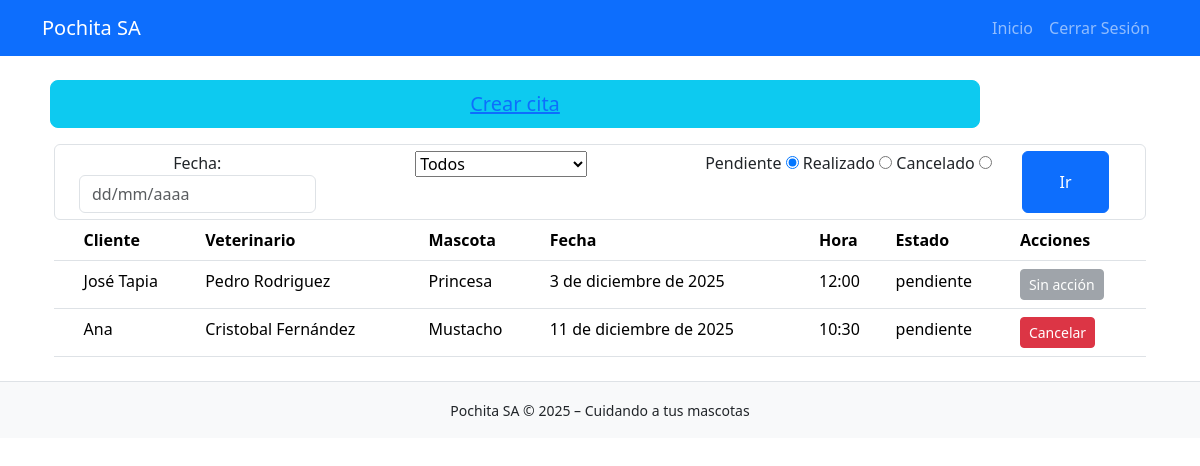
Page /horarios/ (signed in) on the committed database.
### horarios/models.py (models this page shows, shortened)
class Cita(models.Model):
    fecha = models.DateField(verbose_name="Fecha agendada")
    hora_inicial = models.IntegerField(verbose_name="Bloque inicial de cita")
    estado = models.CharField(max_length=9, choices=ESTADOS_DE_CITA, verbose_name="Estado")
    veterinario = models.ForeignKey(Veterinario, on_delete=models.CASCADE, verbose_name="Veterinario asignado")
    ficha_cliente = models.ForeignKey(FichaMascota, on_delete=models.CASCADE, verbose_name="Ficha Cliente")
    updated = models.DateTimeField(auto_now=True, verbose_name="Última vez actualizado")
    def bloques_a_tiempo(self, bloque):
        inicio_horario = datetime(self.fecha.year, self.fecha.month, self.fecha.day, 8, 0, 0, 0)
        result = inicio_horario + timedelta(minutes=(bloque - 1) * 30)
        return result.strftime('%H:%M')
    @property
    def hora_inicial_a_tiempo(self):
        return self.bloques_a_tiempo(self.hora_inicial)

### fichas_mascota/models.py (models this page shows, shortened)
class FichaMascota(models.Model):
    cliente = models.CharField(max_length=90, verbose_name="Nombre del dueño")
    mascota = models.CharField(max_length=30, verbose_name="Nombre de la mascota")
    especie = models.CharField(max_length=40, verbose_name="Especie de la mascota")
    edad = models.IntegerField(verbose_name="Edad de la mascota")
    peso = models.IntegerField(verbose_name="Peso de la mascota")
    vacunas = models.TextField(max_length=60, verbose_name="Descripción de vacunas")
    tratamientos_apli = models.TextField(max_length=200, verbose_name="Tratamientos aplicados")
    tratamientos_sig = models.TextField(max_length=100, verbose_name="Siguiente tratamiento por aplicar")
    telefono = models.CharField(max_length=15, verbose_name="Teléfono de contacto")
    created = models.DateTimeField(auto_now_add=True, verbose_name="Fecha creación")
    updated = models.DateTimeField(auto_now=True, verbose_name="Última vez actualizado")

### veterinarios/models.py (models this page shows, shortened)
class Veterinario(models.Model):
    nombre = models.CharField(max_length=120, verbose_name="Nombre de Veterinario")
    usuario = models.ForeignKey(User, on_delete=models.CASCADE, verbose_name="Cuenta de usuario")
    created = models.DateTimeField(auto_now_add=True, verbose_name="Fecha de registro")

### horarios/views.py (the view)
# urls.py: path('', views.horarios, name = "horarios"),
@login_required
def horarios(req):
    veterinario = req.GET.get('veterinario')
    if veterinario:
        veterinario = veterinario.strip()
    estado = req.GET.get('estado', None)
    lista_estados = ["realizado", "pendiente", "cancelado"]
    if estado not in lista_estados: estado = "pendiente"
    fecha = localtime().date()
    try:
        fecha_str = req.GET.get('fecha', None)
        fecha = datetime.strptime(fecha_str, "%d/%m/%Y").date()
        fecha_max = fecha
    except:
        fecha = date(fecha.year, fecha.month, 1)
        fecha_max = fecha + relativedelta(months=1)
        fecha_max = date(
            fecha_max.year,
            fecha_max.month,
            calendar.monthrange(fecha_max.year, fecha_max.month)[1]
        )
    if(veterinario): citas = Cita.objects.filter(fecha__range = (fecha, fecha_max), estado = estado, veterinario__id = veterinario).order_by('fecha')
    else: citas = Cita.objects.filter(fecha__range = (fecha, fecha_max), estado = estado).order_by('fecha')
    veterinarios = Veterinario.objects.all().order_by('id')
    try: vet_loggeado = Veterinario.objects.get(usuario__id = req.user.id)
    except: vet_loggeado = None
    notificaciones = get_notificaciones(req)
    return render(req, 'horarios/horario.html', {
        'citas': citas,
        'fecha_min': date(2020, 1, 1),
        'fecha_max': fecha_max,
        'veterinarios': veterinarios,
        'vet_loggeado': vet_loggeado,
        'notificaciones': notificaciones
    })

### core/processors.py (called while the page is built)
def ctx_dict(req):
    ctx = {
        "NOMBRE_PAGINA": "Pochita S.A",
        "LINK_GITHUB": "https://github.com/FrappuccinoIc/pochita_sa"
    }
    return ctx

### core/views.py (called while the page is built)
def get_notificaciones(req):
    user_id = req.user.id
    try: recepcionista = Recepcionista.objects.get(usuario__id = user_id)
    except: recepcionista = False
    if not recepcionista:
        return 0
    notificaciones = Notificacion.objects.filter(recepcionista__usuario__id = user_id)
    return {"num": len(notificaciones), "es_recepcionista": recepcionista}

### horarios/templates/horarios/horario.html (shortened to what this page needs)
{% extends 'core/base.html' %}
{% block content %}
<div class="container">
    <div class="row text-center mb-3 x-5">
        <button class="btn btn-info btn-lg btn-block col-10 mx-2"><a class="" href="/horarios/citas/registrar">Crear cita</a></button>
    </div>
    <form class="form-control text-center" method="get" action="">
        <div class="container row">
            <div class="col-3">
                <label for="fecha">Fecha:</label>
                <input type="text" id="fecha" name="fecha" class="form-control" autocomplete="off" placeholder="dd/mm/aaaa"
                    min="{{fecha_min.year}}-{{fecha_min.month}}-1"
                    max="{{fecha_max.year}}-{{fecha_max.month}}-{{fecha_max.day}}"
                >
            </div>
            <div class="col-4">
                <select name="veterinario" id="veterinario">
                    <option value="">Todos</option>
                </select>
            </div>
            <div class="col-4">
                <label for="pendiente">Pendiente</label>
                <input type="radio" id="pendiente" name="estado" value="pendiente" checked>
                <label for="realizado">Realizado</label>
                <input type="radio" id="realizado" name="estado" value="realizado">
                <label for="cancelado">Cancelado</label>
                <input type="radio" id="cancelado" name="estado" value="cancelado">
            </div>
            <button class="btn btn-primary col-1">Ir</button>
        </div>
    </form>
    <table class="table">
        <thead>
            <tr>
                <th></th>
                <th>Cliente</th>
                <th>Veterinario</th>
                <th>Mascota</th>
                <th>Fecha</th>
                <th>Hora</th>
                <th>Estado</th>
                <th>Acciones</th>
            </tr>
        </thead>
        <tbody>
            {% for cita in citas %}
            <tr>
                <td></td>
                <td>{{ cita.ficha_cliente.cliente }}</td>
                <td>{{ cita.veterinario.nombre }}</td>
                <td>{{ cita.ficha_cliente.mascota }}</td>
                <td>{{ cita.fecha }}</td>
                <td>{{ cita.hora_inicial_a_tiempo }}</td>
                <td>{{ cita.estado }}</td>
                <td>
                    {% if vet_loggeado.id == cita.veterinario.id and cita.estado == "pendiente" %}
                    <a href="{% url 'eliminar_cita' cita.id %}"
                        class="btn btn-sm btn-danger">
                        Cancelar
                    </a>
                    {% elif vet_loggeado.id == cita.veterinario.id %}
                    <button class="btn btn-sm btn-dark" disabled>
                        {{ cita.estado|capfirst }}
                    </button>
                    {% else %}
                    <button class="btn btn-sm btn-secondary" disabled>
                        Sin acción
                    </button>
                    {% endif %}
                </td>
            </tr>
            {% endfor %}
        </tbody>
    </table>
</div>
<link rel="stylesheet"
href="https://cdnjs.cloudflare.com/ajax/libs/bootstrap-datepicker/1.9.0/css/bootstrap-datepicker.min.css">
{% endblock %}

### rows in the picture
Cita: ficha_cliente.cliente "José Tapia", veterinario.nombre "Pedro Rodriguez", ficha_cliente.mascota "Princesa", fecha "3 de diciembre de 2025", hora_inicial_a_tiempo "12:00", estado "pendiente", shows "Sin acción"
Cita: ficha_cliente.cliente "Ana", veterinario.nombre "Cristobal Fernández", ficha_cliente.mascota "Mustacho", fecha "11 de diciembre de 2025", hora_inicial_a_tiempo "10:30", estado "pendiente", shows "Cancelar"
